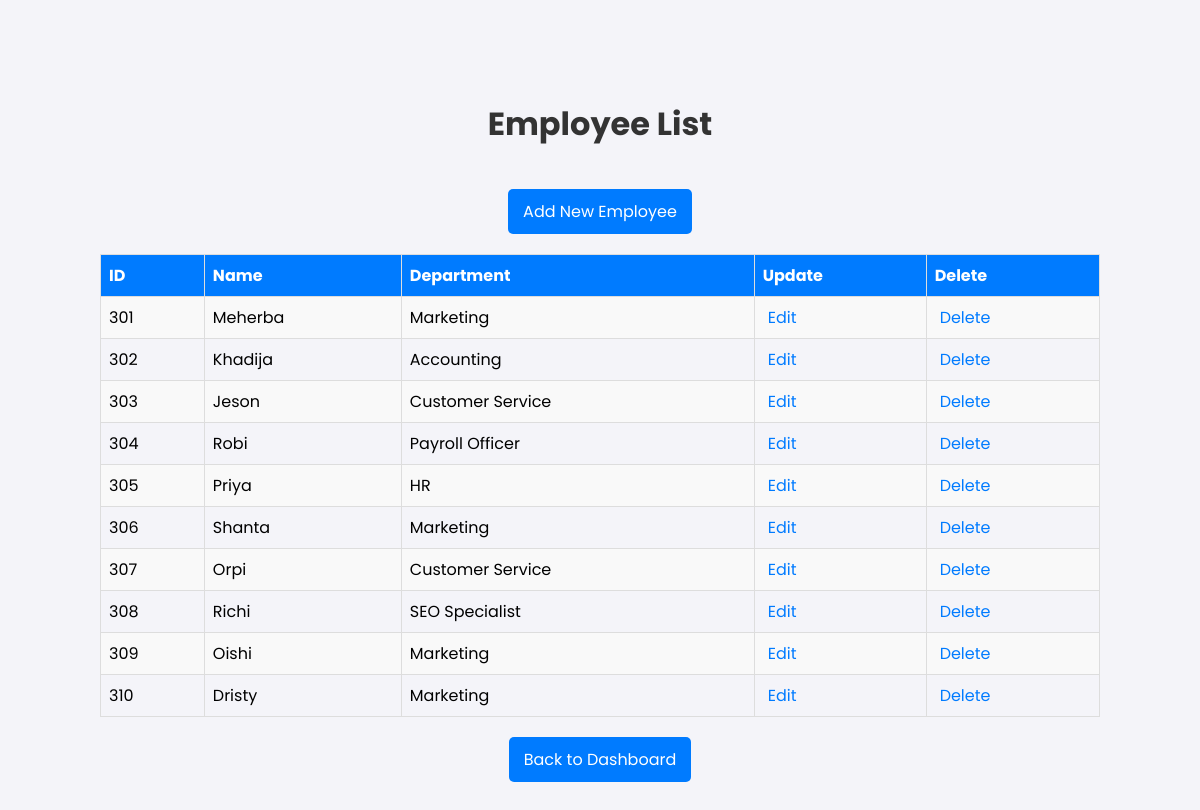
/employees/, run on the app's committed database.
### attendance/models.py (models this page shows, shortened)
class Employee(models.Model):
    employee_id = models.CharField(max_length=10, unique=True)
    user = models.OneToOneField(User, on_delete=models.CASCADE)
    email = models.EmailField(unique=True)
    phone_number = models.CharField(max_length=15, null=True, blank=True)
    department = models.ForeignKey(Department, on_delete=models.SET_NULL, null=True)
    join_date = models.DateField()
    position = models.CharField(max_length=100)

class Department(models.Model):
    name = models.CharField(max_length=100, unique=True)
    description = models.TextField(blank=True, null=True)

### attendance/views.py (the view)
# urls.py: path('employees/', views.employee_list, name='employee_list'),
def employee_list(request):
    employees = Employee.objects.all()
    return render(request, 'employee_list.html', {'employees': employees})

### templates/employee_list.html (shortened to what this page needs)
<!DOCTYPE html>
<html lang="en">
<head>
</head>
<body>
    <h1>Employee List</h1>
    <div class="center">
        <a href="{% url 'employee_create' %}" class="add-button">Add New Employee</a>
    </div>
    <table>
        <tr>
            <th>ID</th>
            <th>Name</th>
            <th>Department</th>
            <th>Update</th>
            <th>Delete</th>
        </tr>
        {% for employee in employees %}
        <tr>
            <td>{{ employee.employee_id }}</td>
            <td>{{ employee.user.username }}</td>
            <td>{{ employee.department.name }}</td>
            <td class="actions">
                <a href="{% url 'employee_update' employee.pk %}">Edit</a>
            </td>
            <td class="actions">
                <a href="{% url 'employee_delete' employee.pk %}">Delete</a>
            </td>
        </tr>
        {% endfor %}
    </table>
    <div class="center">
        <a href="{% url 'dashboard' %}" class="back-button">Back to Dashboard</a>
    </div>
</body>
</html>

### templates/employee_list.html (style rules this page uses)
body { font-family: 'Poppins', Arial, sans-serif; margin: 100px; background-color: #f4f4f9; }
h1 { text-align: center; color: #333; }
a { text-decoration: none; color: #007BFF; }
table { width: 100%; border-collapse: collapse; margin-top: 0%; }
table th, table td { border: 1px solid #ddd; padding: 8px; text-align: left; }
table th { background-color: #007BFF; color: white; }
table tr:nth-child(even) { background-color: #f9f9f9; }
.actions a { margin: 0 5px; }
.add-button, .back-button { display: inline-block; margin: 20px 0; padding: 10px 15px; background-color: #007BFF; color: white; border-radius: 5px; text-align: center; }
.center { text-align: center; }

### data on the page
Employee: employee_id "301", user.username "Meherba", department.name "Marketing"
Employee: employee_id "302", user.username "Khadija", department.name "Accounting"
Employee: employee_id "303", user.username "Jeson", department.name "Customer Service"
Employee: employee_id "304", user.username "Robi", department.name "Payroll Officer"
Employee: employee_id "305", user.username "Priya", department.name "HR"
Employee: employee_id "306", user.username "Shanta", department.name "Marketing"
Employee: employee_id "307", user.username "Orpi", department.name "Customer Service"
Employee: employee_id "308", user.username "Richi", department.name "SEO Specialist"
Employee: employee_id "309", user.username "Oishi", department.name "Marketing"
Employee: employee_id "310", user.username "Dristy", department.name "Marketing"
